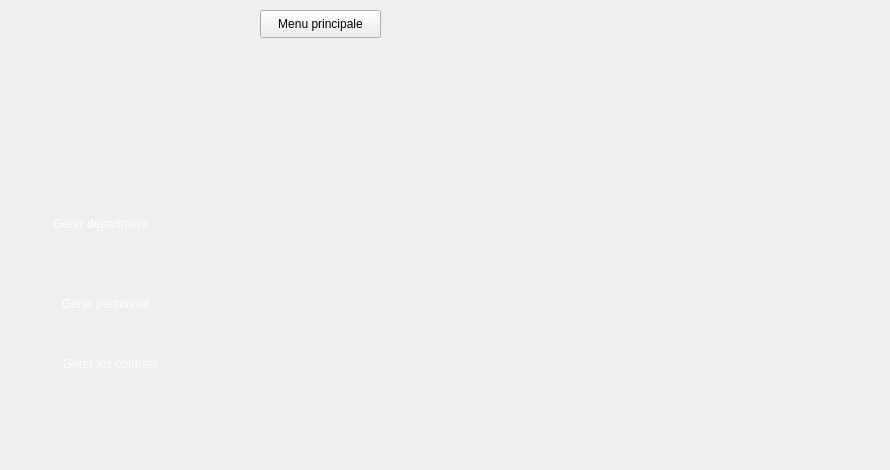
    <widget class="QWidget" name="jihene">
     <widget class="QLabel" name="selected2_27">
      <property name="geometry">
       <rect>
        <x>-10</x>
        <y>200</y>
        <width>231</width>
        <height>51</height>
       </rect>
      </property>
      <property name="styleSheet">
       <string notr="true">
background-color: transparent;
background: none;
	border-image: url(:/selected2.png);
border: none;
background-repeat: none;
</string>
      </property>
      <property name="text">
       <string/>
      </property>
     </widget>
     <widget class="QPushButton" name="b_vehicules_2">
      <property name="geometry">
       <rect>
        <x>20</x>
        <y>210</y>
        <width>161</width>
        <height>28</height>
       </rect>
      </property>
      <property name="styleSheet">
       <string notr="true">

background-color: transparent;
	font: 10pt &quot;Segoe UI Historic&quot;;
	color: rgb(255, 255, 255);
background: none;
border: none;
background-repeat none;
</string>
      </property>
      <property name="text">
       <string>Gerer department</string>
      </property>
     </widget>
     <widget class="QPushButton" name="a_filtrer_2">
      <property name="geometry">
       <rect>
        <x>470</x>
        <y>320</y>
        <width>191</width>
        <height>141</height>
       </rect>
      </property>
      <property name="styleSheet">
       <string notr="true">background-color: transparent;
background: none;
border: none;
background-repeat: none;
color : white;
image : url(:/8774.png);</string>
      </property>
      <property name="text">
       <string/>
      </property>
     </widget>
     <widget class="QPushButton" name="pushButton_38">
      <property name="geometry">
       <rect>
        <x>20</x>
        <y>290</y>
        <width>171</width>
        <height>28</height>
       </rect>
      </property>
      <property name="styleSheet">
       <string notr="true">

background-color: transparent;
	font: 10pt &quot;Segoe UI Historic&quot;;
	color: rgb(255, 255, 255);
background: none;
border: none;
background-repeat: none;
</string>
      </property>
      <property name="text">
       <string>Gerer personnel</string>
      </property>
     </widget>
     <widget class="QPushButton" name="a_ajouter_2">
      <property name="geometry">
       <rect>
        <x>250</x>
        <y>120</y>
        <width>191</width>
        <height>141</height>
       </rect>
      </property>
      <property name="styleSheet">
       <string notr="true">background-color: transparent;
background: none;
border: none;
background-repeat: none;
color : white;
image: url(:/icon-ajout2.psd);</string>
      </property>
      <property name="text">
       <string/>
      </property>
     </widget>
     <widget class="QPushButton" name="a_supprimer_2">
      <property name="geometry">
       <rect>
        <x>690</x>
        <y>120</y>
        <width>191</width>
        <height>141</height>
       </rect>
      </property>
      <property name="styleSheet">
       <string notr="true">background-color: transparent;
background: none;
border: none;
background-repeat: none;
color : white;
image: url(:/icon-supp2.png)</string>
      </property>
      <property name="text">
       <string/>
      </property>
     </widget>
     <widget class="QPushButton" name="a_modifier_2">
      <property name="geometry">
       <rect>
        <x>470</x>
        <y>120</y>
        <width>191</width>
        <height>141</height>
       </rect>
      </property>
      <property name="styleSheet">
       <string notr="true">background-color: transparent;
background: none;
border: none;
background-repeat: none;
color : white;
image : url(:/icon-modif2.png)</string>
      </property>
      <property name="text">
       <string/>
      </property>
     </widget>
     <widget class="QPushButton" name="a_afficher_2">
      <property name="geometry">
       <rect>
        <x>250</x>
        <y>320</y>
        <width>191</width>
        <height>141</height>
       </rect>
      </property>
      <property name="styleSheet">
       <string notr="true">background-color: transparent;
background: none;
border: none;
background-repeat: none;
color : white;
image:  url(:/icon-afficher2.png)</string>
      </property>
      <property name="text">
       <string/>
      </property>
     </widget>
     <widget class="QPushButton" name="pushButton_91">
      <property name="geometry">
       <rect>
        <x>260</x>
        <y>10</y>
        <width>121</width>
        <height>28</height>
       </rect>
      </property>
      <property name="text">
       <string>Menu principale</string>
      </property>
     </widget>
     <widget class="QPushButton" name="b_vehicules_15">
      <property name="geometry">
       <rect>
        <x>30</x>
        <y>350</y>
        <width>161</width>
        <height>28</height>
       </rect>
      </property>
      <property name="styleSheet">
       <string notr="true">

background-color: transparent;
	font: 10pt &quot;Segoe UI Historic&quot;;
	color: rgb(255, 255, 255);
background: none;
border: none;
background-repeat none;
</string>
      </property>
      <property name="text">
       <string>Gerer les contrats</string>
      </property>
     </widget>
    </widget>
